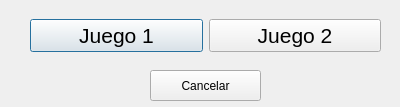
<?xml version="1.0" encoding="UTF-8"?>
<ui version="4.0">
 <class>Dialog</class>
 <widget class="QDialog" name="Dialog">
  <property name="geometry">
   <rect>
    <x>0</x>
    <y>0</y>
    <width>400</width>
    <height>107</height>
   </rect>
  </property>
  <property name="windowTitle">
   <string>Dialog</string>
  </property>
  <widget class="QWidget" name="horizontalLayoutWidget">
   <property name="geometry">
    <rect>
     <x>30</x>
     <y>10</y>
     <width>351</width>
     <height>51</height>
    </rect>
   </property>
   <layout class="QHBoxLayout" name="horizontalLayout">
    <item>
     <widget class="QPushButton" name="boton_juego1">
      <property name="font">
       <font>
        <pointsize>16</pointsize>
       </font>
      </property>
      <property name="text">
       <string>Juego 1</string>
      </property>
     </widget>
    </item>
    <item>
     <widget class="QPushButton" name="boton_juego2">
      <property name="font">
       <font>
        <pointsize>16</pointsize>
       </font>
      </property>
      <property name="text">
       <string>Juego 2</string>
      </property>
     </widget>
    </item>
   </layout>
  </widget>
  <widget class="QPushButton" name="boton_cancelar">
   <property name="geometry">
    <rect>
     <x>150</x>
     <y>70</y>
     <width>111</width>
     <height>31</height>
    </rect>
   </property>
   <property name="text">
    <string>Cancelar</string>
   </property>
  </widget>
 </widget>
 <resources/>
 <connections/>
</ui>
